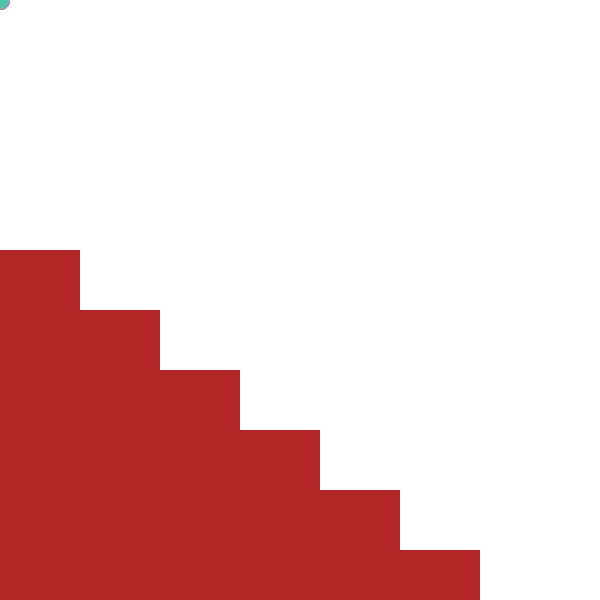
Frame 1 (no input)
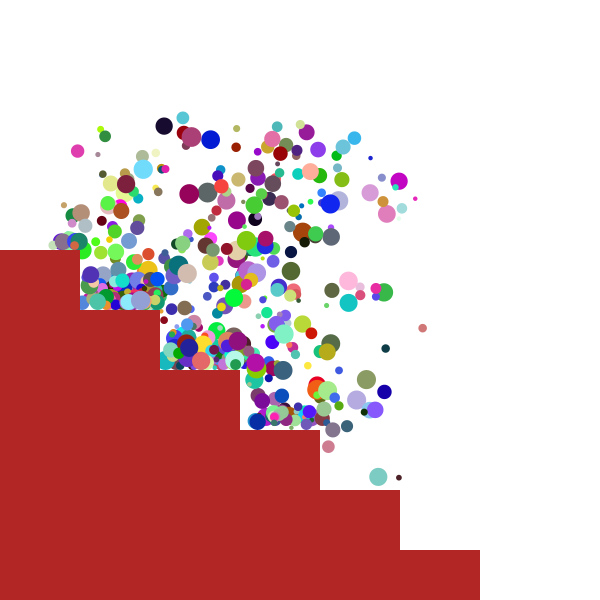
Frame 60 (the mouse pressed at the canvas centre just before this capture)
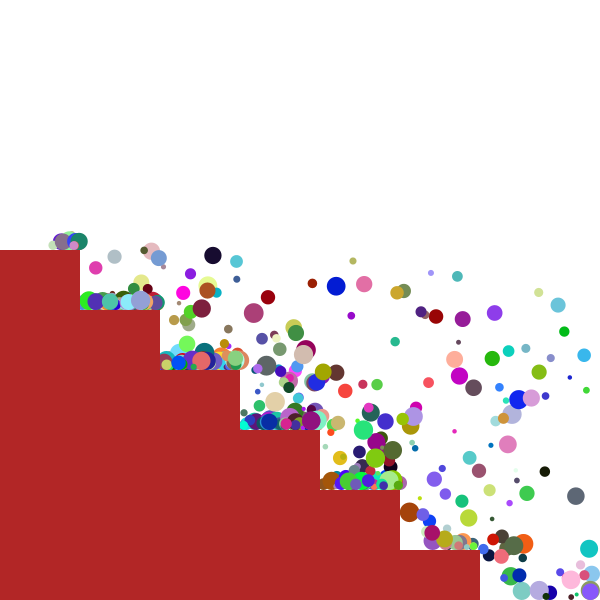
Frame 120 (the mouse held since frame 60 and released just before this capture)

The Processing sketch that drew these frames (run headless with seeded random() and noise(); from frame 60 on, the mouse is pressed at the canvas centre):

// Processing sketch: processing_12769
// ── processing_12769.pde

/* Bouncing Balls
 By Zach Taher
 9/22/10
 */

int xCount = 500;
float[] xs = new float [500];
float[] ys= new float [500];
float[] rs = new float [500];
float[] gravitys = new float [500];
float[] dampings = new float [500];
float[] frictions = new float [500];
float[] spdXs = new float [500];
float[] spdYs = new float [500];
color[] cs = new color [500];
float stairCount = 6;
float xPos = 0;
float yPos = 250;
float stairX = 80;
float stairY = 600;
float stairHeight = yPos;

void assignVars() {
  for(int i = 0; i < xCount; i++) {
    xs[i] = 0;
    ys[i] = 0;
    rs[i] = random(2, 10);
    gravitys[i] = random(.5, .8);
    dampings[i] = random(.25, .8);
    frictions[i] = random(.25, .8);
    spdXs[i] = random(2, 8);
    spdYs[i] = random(2, 7);
    cs[i] = color(random(255), random(255), random(255));
  }
}
void setup() {
  size(600, 600);
  frameRate(30);
  smooth();
  drawStairs();
  assignVars();
}

void drawStairs() {
  for(int i = 0; i < stairCount; i++) {
    fill(178, 38, 38);
    noStroke();
    rect(xPos, yPos, stairX, stairY);
    xPos += 80;
    yPos += 60;
  }
  xPos = 0;
  yPos = 250;
}

void draw() {
  background(255);

  for(int i = 0; i < xCount; i++) {
  fill(cs[i]);
  ellipse(xs[i], ys[i], rs[i] * 2, rs[i] * 2);
  xs[i] += spdXs[i];
  spdYs[i] += gravitys[i];
  ys[i] += spdYs[i];

  if (xs[i] > width - rs[i]) {
    xs[i] = width - rs[i];
    spdXs[i] *= -1;
  }
  else if( xs[i] < rs[i]) {
    xs[i] = rs[i];
    spdXs[i] *= -1;
  }
  if (0 < xs[i] && xs[i] < 80 ) {

    if (ys[i] > 250 - rs[i]) {
      ys[i] = 250 - rs[i];
      spdYs[i] *= -1;
      spdYs[i] *= dampings[i];
      spdXs[i] *= frictions[i];
    }
  }

  if (80 < xs[i] && xs[i] < 160 ) {

    if (ys[i] > 310 - rs[i]) {
      ys[i] = 310 - rs[i];
      spdYs[i] *= -1;
      spdYs[i] *= dampings[i];
      spdXs[i] *= frictions[i];
    }
  }
  if (160 < xs[i] && xs[i] < 240 ) {

    if (ys[i] > 370 - rs[i]) {
      ys[i] = 370 - rs[i];
      spdYs[i] *= -1;
      spdYs[i] *= dampings[i];
      spdXs[i] *= frictions[i];
    }
  }
  if (240 < xs[i] && xs[i] < 320 ) {

    if (ys[i] > 430 - rs[i]) {
      ys[i] = 430 - rs[i];
      spdYs[i] *= -1;
      spdYs[i] *= dampings[i];
      spdXs[i] *= frictions[i];
    }
  }
  if (320 < xs[i] && xs[i] < 400 ) {

    if (ys[i] > 490 - rs[i]) {
      ys[i] = 490 - rs[i];
      spdYs[i] *= -1;
      spdYs[i] *= dampings[i];
      spdXs[i] *= frictions[i];
    }
  }
  if (400 < xs[i] && xs[i] < 400 ) {

    if (ys[i] > 490 - rs[i]) {
      ys[i] = 490 - rs[i];
      spdYs[i] *= -1;
      spdYs[i] *= dampings[i];
      spdXs[i] *= frictions[i];
    }
  }
  if (400 < xs[i] && xs[i] < 480) {

    if (ys[i] > 550 - rs[i]) {
      ys[i] = 550 - rs[i];
      spdYs[i] *= -1;
      spdYs[i] *= dampings[i];
      spdXs[i] *= frictions[i];
    }
  }
  if (480 < xs[i] && xs[i] < width ) {

    if (ys[i] > height - rs[i]) {
      ys[i] = height - rs[i];
      spdYs[i] *= -1;
      spdYs[i] *= dampings[i];
      spdXs[i] *= frictions[i];
    }
  }
  
  if (250 < ys[i] && ys[i] < 310) {
    
    if(xs[i] < 80 - rs[i]){
    xs[i] = 80 - rs[i];
    spdXs[i] *= -1;
    }
  }
  
  if (310 < ys[i] && ys[i] < 370) {
    
    if (xs[i] < 160 - rs[i]) {
    xs[i] = 160 - rs[i];
    spdXs[i] *= -1;
    }
  }
  
  if (370 < ys[i] && ys[i] < 430) {
    
    if (xs[i] < 240 - rs[i]) {
    xs[i] = 240 - rs[i];
    spdXs[i] *= -1;
    }
  }
  
  if (430 < ys[i] && ys[i] < 490) {
   
   if (xs[i] < 300 - rs[i]) {
    xs[i] = 300 - rs[i];
    spdXs[i] *= -1;
   }
  }
  
  if (490 < ys[i] && ys[i] < 550) {
    if (xs[i] < 360 - rs[i]) {
    xs[i] = 360 - rs[i];
    spdXs[i] *= -1;
    }
  }
  
  if (550 < ys[i] && ys[i] < height) {
    if (xs[i] < 420 - rs[i]) {
      xs[i] = 420 - rs[i];
      spdXs[i] *= -1;
    }
  }
  drawStairs();
  }
}
